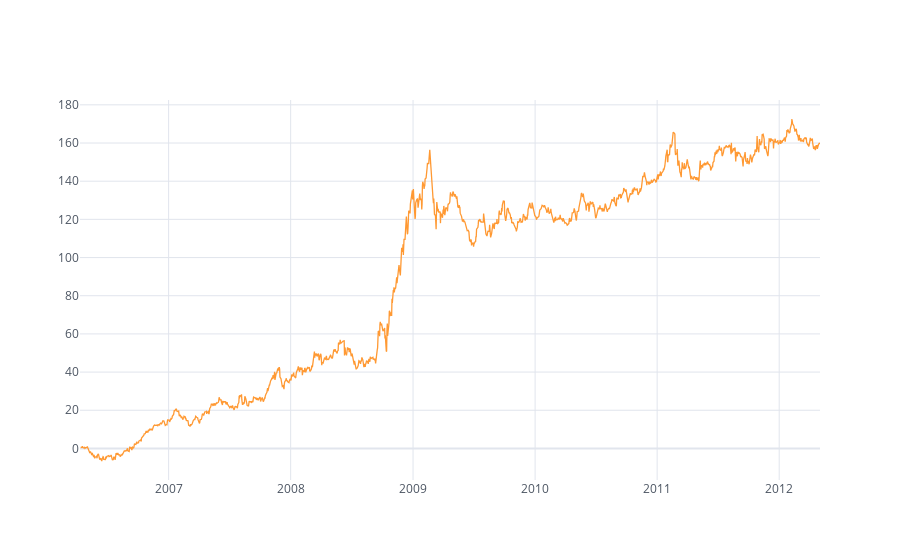

Notebook code cell kept with this figure:
### Markdown cell above
## Step 2: Import XLE and USO prices

When rolling returns are positive we want to be exposed to the first futures contract and short the spot to only be exposed to the rolling returns.

### Code cell
prices = utils.get_prices(["USO", "XLE"], "2000-01-01")
ret = prices.pct_change()
prices = 1/2 * ret.iloc[:, 0] - 1/2 * ret.iloc[:, 1]
prices.name = "Roll"
overall = pd.merge(prices, gamma, left_index = True, right_index = True, how="inner")
overall["Slope"] = overall.Slope.apply(lambda x: 1 if x>=0 else -1)
overall = overall.dropna()

pos = overall.iloc[:, 0].shift(2)* overall.iloc[:, 1]
pos.name = "Daily Ret."
pos = pos.to_frame()
cumret = ((pos + 1).cumprod() - 1) * 100
cumret.iplot()

### Figure 1 — Plotly figure (JSON) as saved in the notebook; plotly's stock layout.template omitted (floating-point values rounded to 4 significant figures; data arrays with more than 128 entries replaced by an {"elided": "..."} marker saying what was removed)
{"data": [{"line": {"color": "rgba(255, 153, 51, 1.0)", "dash": "solid", "shape": "linear", "width": 1.3}, "mode": "lines", "name": "Daily Ret.", "text": "", "x": {"elided": "1525 str values"}, "y": {"elided": "1525 mixed values"}, "type": "scatter"}], "layout": {"legend": {"bgcolor": "#FFFFFF", "font": {"color": "#4D5663"}}, "paper_bgcolor": "#FFFFFF", "plot_bgcolor": "#FFFFFF", "title": {"font": {"color": "#4D5663"}}, "xaxis": {"gridcolor": "#E1E5ED", "showgrid": true, "tickfont": {"color": "#4D5663"}, "title": {"font": {"color": "#4D5663"}, "text": ""}, "zerolinecolor": "#E1E5ED"}, "yaxis": {"gridcolor": "#E1E5ED", "showgrid": true, "tickfont": {"color": "#4D5663"}, "title": {"font": {"color": "#4D5663"}, "text": ""}, "zerolinecolor": "#E1E5ED"}}}
